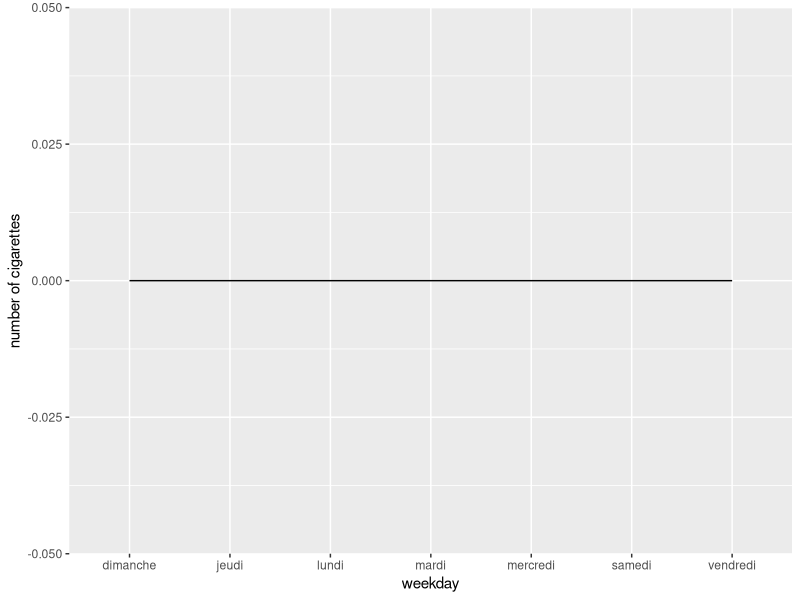

The R source for this figure:
library(dplyr)
library(openxlsx)
library(plyr) 

# df = read.xlsx("userdata.xlsx")
# df$Type <- as.factor(df$Type)
# df$User <- as.factor(df$User)
# df$Time <- as.POSIXct(df$Time*(60*60*24), origin="1899-12-30", tz="GMT")
# 
# 
# length(df$Type)
# summary(df$Type)
# df_without_hour=df
# df_without_hour$Time <- as.Date(df_without_hour$Time) #Removing the hour
# if (!exists("last_seven")){
#   print("oui")
#   last_seven = df[FALSE,]
# 
#   for (i in 1 : nrow(df) ){  #Take the last 7 days
#     if (as.numeric(difftime(max(df_without_hour$Time) ,df_without_hour$Time[i] ,
#                           units = c("days"))) < 6.999 ){
#       last_seven=rbind(last_seven,df_without_hour[i,])
#     }
#   }
# }
# exists("last_seven")
# last_seven
# last_seven_test= last_seven[last_seven$User == 17,]
# seven= data.frame(table(last_seven_test$Time)) #Count the freq for each date
# seven
# somme=sum(seven$Freq)#Count the total number of cigarettes smoked the last seven days
# plot (seven,main=paste("Total number of smoked cigarettes: ",somme ))
# 
# #question statistic on modes
# ppppp=df[df$User == 1,]
# ppppp
# som=nrow(ppppp)
# som
# summary(ppppp$Type)
# print(typeof(summary(df$Type)))
# stat.mode <- function(x) {cbind(freq = table(x), percentage = prop.table(table(x))*100)}
# topppp=stat.mode(ppppp$Type)
# top=data.frame(topppp)
# top
# print(top$freq)
# total=sum(top$freq)
# total
# print (total)
# #question percentage of improvement
# df_without_friend_mode=df_without_hour[FALSE,]
# df_without_friend_mode <- df_without_hour[df_without_hour$Type!='Friend',] #not taking rows with friend
# nrow(df_without_friend_mode) ##65006
# 
# rownames(df_without_friend_mode) <- 1:nrow(df_without_friend_mode)  #index : 1,2,3 ...
# 
# nbuser=nrow(unique(df_without_friend_mode[1])) #number of user = 32
# userid=unique(df_without_friend_mode[1]) ##the first new row id for each new us
# 
# user_id=as.numeric(rownames(userid))
# user_id <- c(user_id, nrow(df_without_friend_mode)) #add a line with the number of rows
# user_id
# 
# min_date=unique(df_without_friend_mode %>% group_by(User) %>% top_n(-1, Time)) #get the first
#                                                                               # dat of activiry for   
#                                                                               #each user
# min_date$Type=NULL #delete the column about the type
# 
# min_date=ddply(min_date, .(User), head, n = 1) #remove the duplicate
# min_date
# question=setNames(data.frame(matrix(ncol = 3, nrow = nbuser)), #dataframe for receiving the count of
#                   c("Week_observation", "Week1", "Week2"))    #week observation, week1 and week2
# for (i in 1:3) question[i]=0 #fill it with 0
# question
# 
# for (j in 1:nbuser){ #for each user
#   
#   for (i in user_id[j] : user_id[j+1]){ #for each user we get over the rows associate to this user
#     
#     if (df_without_hour$Type[i]=='Observation week'){
#       question$Week_observation[j]=question$Week_observation[j]+1 #+1 for observation week column
#     }
#     if (round(as.numeric(difftime(df_without_hour$Time[i],min_date$Time[j]  ,
#                                  units = c("days"))),0) < 7.0){
#       question$Week1[j]=question$Week1[j]+1        #+1 for week1 column
#     }
#     else if ((round(as.numeric(difftime(df_without_hour$Time[i],min_date$Time[j]  ,
#                                        units = c("days"))),0) >= 7.0) &&(
#       (round(as.numeric(difftime(df_without_hour$Time[i],min_date$Time[j]  ,
#                                  units = c("days"))),0) < 14.0))){
#       
#       question$Week2[j]=question$Week2[j]+1 #+1 for week2 column
#       }
#   }
# }
# 
# question


library(lubridate) 
library(ggplot2)
df = read.xlsx("userdata.xlsx")
df$Time <- as.POSIXct(df$Time*(60*60*24), origin="1899-12-30", tz="GMT")
stats = data.frame("User" = unique(df$User))
stats$User=stats[order(stats$User),]
max_date_per_user=aggregate(df$Time, by = list(df$User), max)
weekdays_user1=data.frame("days"=c("lundi","mardi","mercredi","jeudi","vendredi","samedi","dimanche"))
seven_seven <- c()
for(user in unique(df$User))    
{
  seven_seven[user]=sum(df$User==user & df$Time>=max_date_per_user$x[user]-days(7))
}

stats$seven=seven_seven

somme=stats$seven[1] ###mettre l'id user ici

seven_days <- c()

for(i in seq(1, 7)){   #mettre l'id user ici
  seven_days[i]=sum(df$User==1 & df$Time>=max_date_per_user$x[1]-days(7) & format(df$Time,"%A")==weekdays_user1$days[i])
}

weekdays_user1$nbre_cig=seven_days

plot= qplot(weekdays_user1$days,weekdays_user1$nbre_cig, geom="line", group=1)
plot = plot + labs(x="weekday") + labs(y="number of cigarettes")
print(plot)
